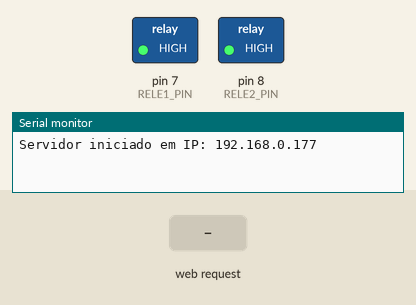
The sketch below on a simulated Arduino Uno, built with avr-gcc and run on an emulated ATmega328P. Shown: switched loads named in the sketch (green lamp = pin HIGH), the last lines printed to the serial monitor. The test bench sets the inputs (shaded band). WiFi joins after 1.5 s; servers stay silent unless stated.

Above: at 2.2 s.
2.3 s: HTTP request GET /rele1/on received
At 3.5 s:
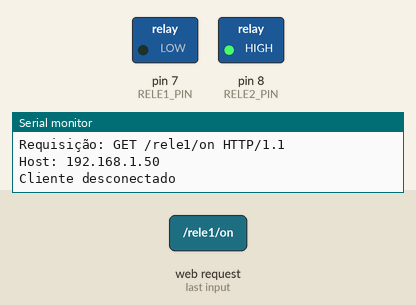
3.8 s: HTTP request GET /rele2/on received
At 4.7 s:
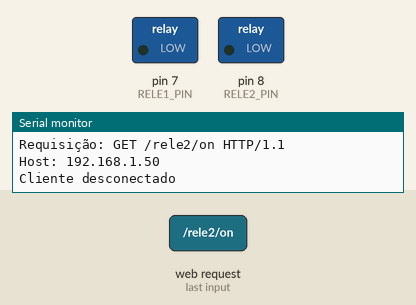
5.3 s: HTTP request GET /rele1/off received
At 5.9 s:
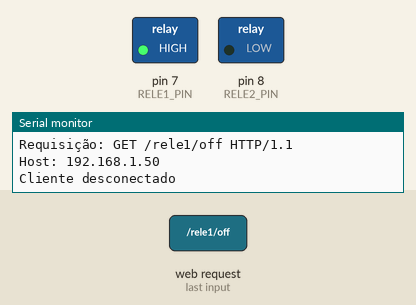
6.8 s: HTTP request GET /rele2/off received
At 8.3 s:
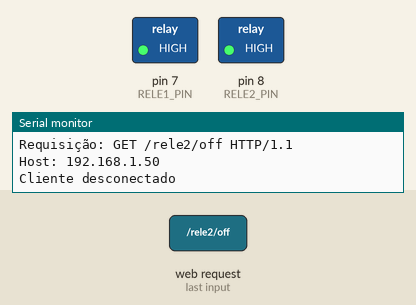
Timing chart, 0 to 9.3 s (numbered marks = the images above; inputs shaded):
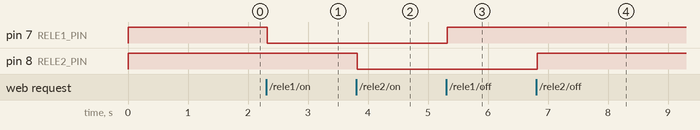

Measured:
- after the input at 2.3 s, pin 7 (RELE1_PIN): HIGH → LOW at once
- after the input at 3.8 s, pin 8 (RELE2_PIN): HIGH → LOW at once
- after the input at 5.3 s, pin 7 (RELE1_PIN): LOW → HIGH at once
- after the input at 6.8 s, pin 8 (RELE2_PIN): LOW → HIGH at once

The sketch:

Arduino_Shield_Rele.ino
```cpp
#include <SPI.h>
#include <Ethernet.h>

// ===== CONFIGURAÇÃO DA REDE =====
// MAC address do Ethernet Shield (modifique se precisar)
byte mac[] = { 0xDE, 0xAD, 0xBE, 0xEF, 0xFE, 0xED };

// IP fixo (ou configure para usar DHCP chamando Ethernet.begin(mac);)
IPAddress ip(192, 168, 0, 177);

// Porta do servidor HTTP
EthernetServer server(80);

// ===== PINOS DOS RELÉS =====
#define RELE1_PIN 7
#define RELE2_PIN 8

// ===== CONFIGURAÇÃO NÍVEL ATIVO =====
// true = relé ativo em nível LOW (comum em módulos relé)
// false = ativo em nível HIGH
bool releAtivoNivelBaixo = true;

// Estado atual dos relés
bool estadoRele1 = false;
bool estadoRele2 = false;

// ===== Função para definir estado do relé =====
void setRele(uint8_t pin, bool ligar, bool &estado) {
  int nivelDesejado = releAtivoNivelBaixo ? (ligar ? LOW : HIGH) : (ligar ? HIGH : LOW);

  if (digitalRead(pin) != nivelDesejado) {
    digitalWrite(pin, nivelDesejado);
    estado = ligar;
  }
}

// ===== Função para enviar resposta HTML com botões =====
void enviarPaginaPrincipal(EthernetClient client) {
  client.println("HTTP/1.1 200 OK");
  client.println("Content-Type: text/html");
  client.println("Connection: close");
  client.println();
  client.println("<!DOCTYPE HTML>");
  client.println("<html>");
  client.println("<head><title>Controle de Relés</title></head>");
  client.println("<body>");
  client.println("<h1>Controle de Relés Arduino</h1>");

  client.print("<p>Relé 1: ");
  client.print(estadoRele1 ? "LIGADO" : "DESLIGADO");
  client.println("</p>");
  client.println("<a href=\"/rele1/on\">Ligar Relé 1</a> | <a href=\"/rele1/off\">Desligar Relé 1</a><br><br>");

  client.print("<p>Relé 2: ");
  client.print(estadoRele2 ? "LIGADO" : "DESLIGADO");
  client.println("</p>");
  client.println("<a href=\"/rele2/on\">Ligar Relé 2</a> | <a href=\"/rele2/off\">Desligar Relé 2</a>");

  client.println("</body></html>");
}

void setup() {
  // Inicializa comunicação serial para debug
  Serial.begin(9600);

  // Configura pinos dos relés como saída
  pinMode(RELE1_PIN, OUTPUT);
  pinMode(RELE2_PIN, OUTPUT);

  // Inicializa relés desligados
  if (releAtivoNivelBaixo) {
    digitalWrite(RELE1_PIN, HIGH);
    digitalWrite(RELE2_PIN, HIGH);
  } else {
    digitalWrite(RELE1_PIN, LOW);
    digitalWrite(RELE2_PIN, LOW);
  }

  // Inicializa Ethernet (IP fixo)
  Ethernet.begin(mac, ip);
  delay(1000);
  Serial.print("Servidor iniciado em IP: ");
  Serial.println(Ethernet.localIP());

  server.begin();
}

void loop() {
  EthernetClient client = server.available();

  if (client) {
    Serial.println("Novo cliente conectado");
    bool currentLineIsBlank = true;
    String httpRequest = "";

    while (client.connected()) {
      if (client.available()) {
        char c = client.read();
        httpRequest += c;

        // Verifica fim do header HTTP (linha em branco)
        if (c == '\n' && currentLineIsBlank) {
          // Processa pedido HTTP

          Serial.print("Requisição: ");
          Serial.println(httpRequest);

          // Verifica qual comando veio na requisição
          if (httpRequest.indexOf("GET /rele1/on") >= 0) {
            setRele(RELE1_PIN, true, estadoRele1);
            client.println("HTTP/1.1 200 OK");
            client.println("Content-Type: text/plain");
            client.println("Connection: close");
            client.println();
            client.println("Relé 1 LIGADO");
          }
          else if (httpRequest.indexOf("GET /rele1/off") >= 0) {
            setRele(RELE1_PIN, false, estadoRele1);
            client.println("HTTP/1.1 200 OK");
            client.println("Content-Type: text/plain");
            client.println("Connection: close");
            client.println();
            client.println("Relé 1 DESLIGADO");
          }
          else if (httpRequest.indexOf("GET /rele2/on") >= 0) {
            setRele(RELE2_PIN, true, estadoRele2);
            client.println("HTTP/1.1 200 OK");
            client.println("Content-Type: text/plain");
            client.println("Connection: close");
            client.println();
            client.println("Relé 2 LIGADO");
          }
          else if (httpRequest.indexOf("GET /rele2/off") >= 0) {
            setRele(RELE2_PIN, false, estadoRele2);
            client.println("HTTP/1.1 200 OK");
            client.println("Content-Type: text/plain");
            client.println("Connection: close");
            client.println();
            client.println("Relé 2 DESLIGADO");
          }
          else if (httpRequest.indexOf("GET / ") >= 0 || httpRequest.indexOf("GET /index") >= 0) {
            enviarPaginaPrincipal(client);
          }
          else {
            // Página não encontrada
            client.println("HTTP/1.1 404 Not Found");
            client.println("Content-Type: text/plain");
            client.println("Connection: close");
            client.println();
            client.println("Página não encontrada");
          }

          break; // Sai do while
        }

        if (c == '\n') {
          currentLineIsBlank = true;
        } else if (c != '\r') {
          currentLineIsBlank = false;
        }
      }
    }

    delay(1);
    client.stop();
    Serial.println("Cliente desconectado");
  }
}
```
